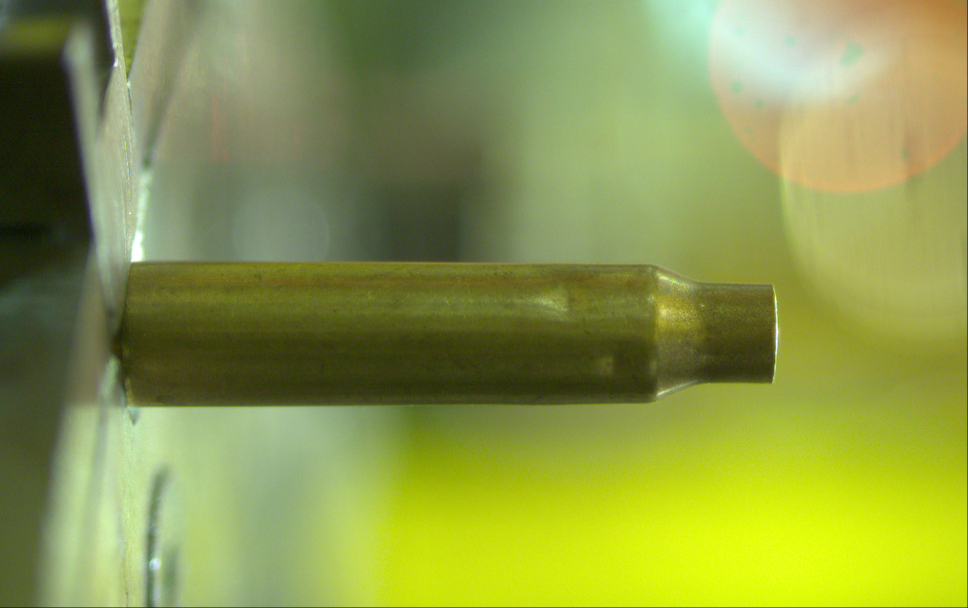
#> input picture references/godslight-horizontal.jpg, 1936 x 1216 px (shown at 1/2 size)
$ python build_brass_v4_review.py
#> lines starting #> are read from the running program, lines starting #| are printed output that depends on the picture
"""Build a local before/after viewer and labeled analysis crops; originals stay intact."""
from pathlib import Path
from PIL import Image,ImageOps,ImageDraw,ImageFont
ROOT=Path(__file__).resolve().parents[1]
folder=ROOT/'examples'/'brass-v4'
sections=[]
for env,label,reference in [('godslight','GodsLight','godslight-horizontal.jpg'),('machine','Upright inspection','upright-inspection.png')]:
    cards=''.join(f'<a class="card" href="images/{env}_{kind}_reference.png"><img loading="lazy" src="images/{env}_{kind}_reference.png"><span>{name}</span></a>' for kind,name in [('reference','Matched reference'),('drawn','Drawn / burnished'),('mottled','Mottled / handled'),('satin','Satin')])
    sections.append(f'''<section id="{env}"><h2>{label}</h2><div class="comparison-grid"><figure><img src="../../references/{reference}"><figcaption>Real reference photograph</figcaption></figure><figure><div class="wipe" style="--cut:50%"><img src="images/{env}_reference_reference.png" alt="Refined brass surface V4"><img class="before" src="../realism-v3/images/{env}.png" alt="Previous brass surface V3"><div class="line"></div><b class="left">Previous V3</b><b class="right">Refined V4</b></div><label class="slider">Drag to compare <input aria-label="Before after split for {label}" type="range" min="0" max="100" value="50"></label><figcaption>Same camera and geometry; revised brass finish and reference lighting.</figcaption></figure></div><div class="cards">{cards}</div></section>''')
    # Analyze the same body region at a common display size, with each input
    # independently labeled. Crops/resampling are confined to this review file.
    frames=[('REAL PHOTO',ROOT/'references'/reference),('PREVIOUS V3',ROOT/'examples'/'realism-v3'/'images'/(env+'.png')),
            ('REFINED V4',folder/'images'/(env+'_reference_reference.png'))]
    normalized=(.14,.44,.78,.66) if env=='godslight' else (.53,.37,.72,.93)
    tile_w,tile_h=(1000,220) if env=='godslight' else (280,560)
    board=Image.new('RGB',(tile_w,3*(tile_h+38)) if env=='godslight' else (3*tile_w,tile_h+38),'#111c23')
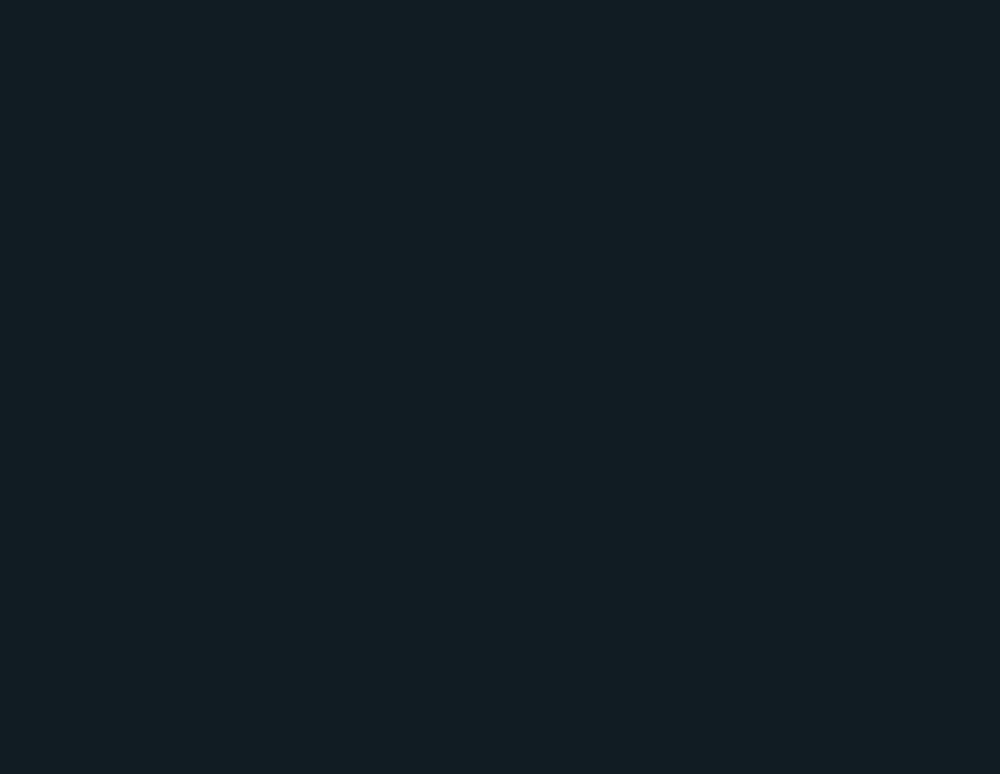
#> board: PIL image 1000x774 RGB; mean R, G, B 17, 28, 35
    draw=ImageDraw.Draw(board);font=ImageFont.truetype('C:/Windows/Fonts/segoeui.ttf',20)
    for index,(title,path) in enumerate(frames):
        with Image.open(path) as im:
#> im is the input picture: PIL image 1936x1216 RGB; mean R, G, B 139.3, 152.5, 72.7
            crop=im.convert('RGB').crop(tuple(round(v*(im.width if k%2==0 else im.height)) for k,v in enumerate(normalized)))
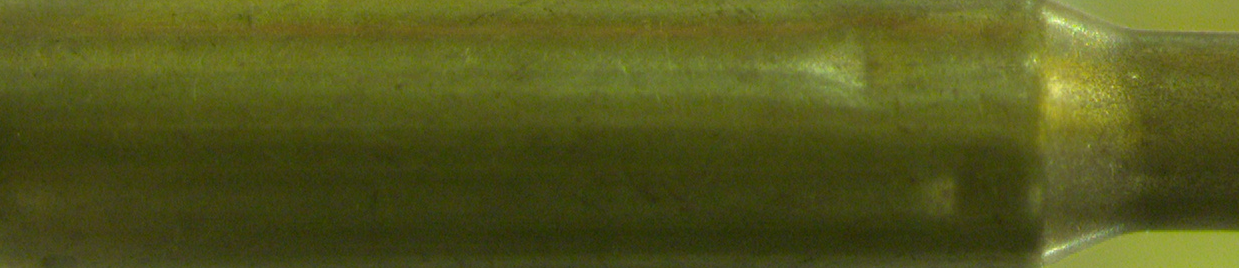
#> crop: PIL image 1239x268 RGB; mean R, G, B 83.9, 87.2, 29
            crop=ImageOps.fit(crop,(tile_w,tile_h),method=Image.Resampling.LANCZOS)
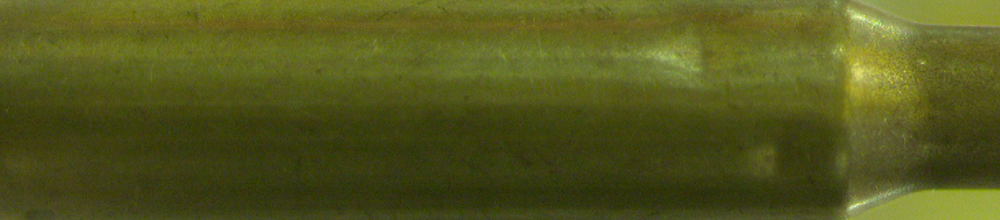
#> crop: PIL image 1000x220 RGB; mean R, G, B 83.9, 87.1, 28.9
        x,y=(0,index*(tile_h+38)) if env=='godslight' else (index*tile_w,0)
        draw.text((x+12,y+7),title,font=font,fill='#eed197');board.paste(crop,(x,y+38))
#> after `board.paste(crop, (x, y + 38))`:
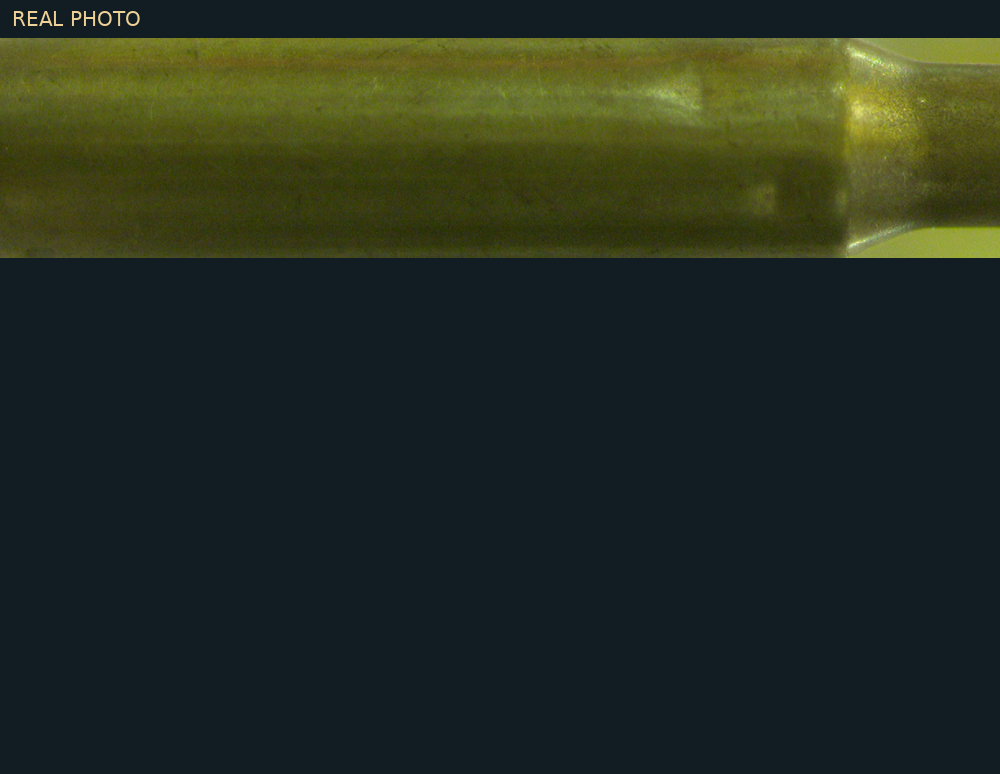
#> board: PIL image 1000x774 RGB; mean R, G, B 36.2, 45, 33.4
#> (the run stopped early here; a loop or call above may not have finished)

$ run again, with references/flashlight-45-lighting-20260912.jpg copied over references/godslight-horizontal.jpg
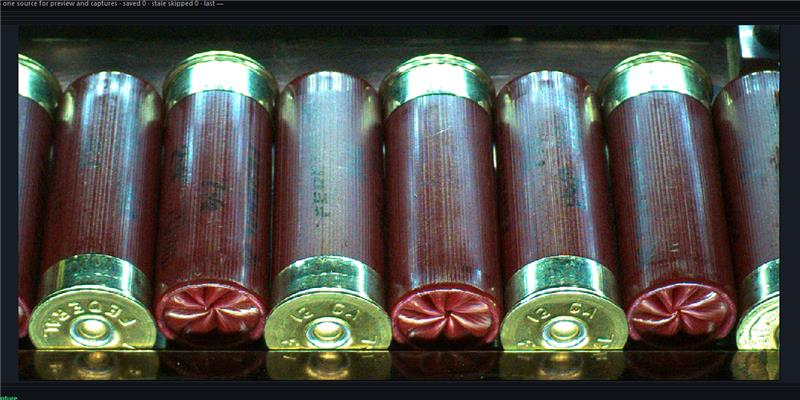
#> input picture references/flashlight-45-lighting-20260912.jpg, 800 x 400 px
#> im is the input picture: PIL image 800x400 RGB; mean R, G, B 79.4, 78.3, 72.6
#> `crop=ImageOps.fit(crop,(tile_w,tile_h),method=Image.Resampling.LANCZOS)`:
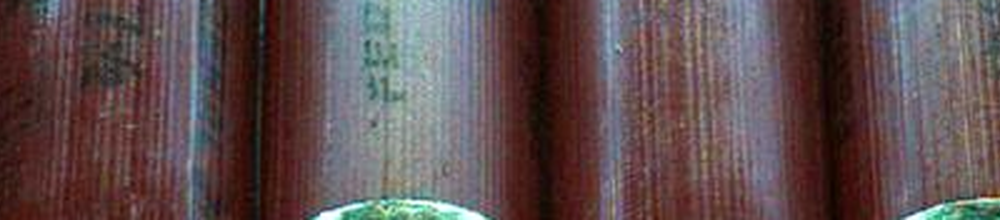
#> crop: PIL image 1000x220 RGB; mean R, G, B 96, 78.6, 80
#> `board.paste(crop, (x, y + 38))`:
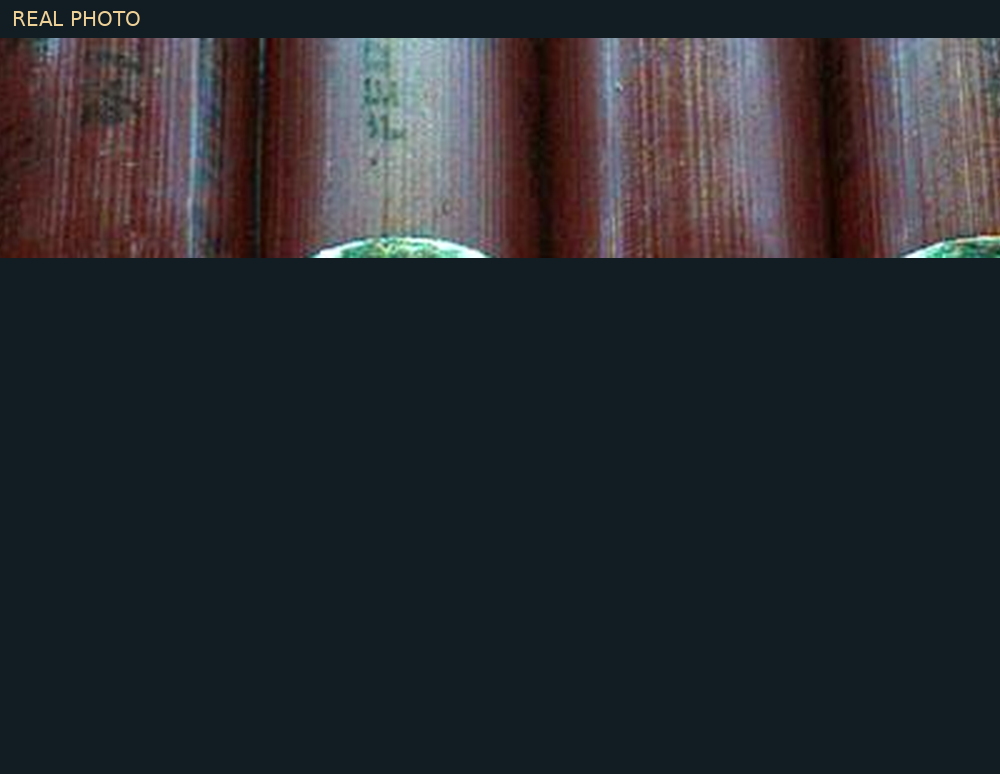
#> board: PIL image 1000x774 RGB; mean R, G, B 39.6, 42.5, 47.9

$ run again, with references/flashlight-crimp-folds-20260912.png saved as references/godslight-horizontal.jpg
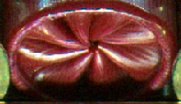
#> input picture references/flashlight-crimp-folds-20260912.png, 181 x 104 px
#> im is the input picture: PIL image 181x104 RGB; mean R, G, B 108.4, 58.7, 50.7
#> `crop=ImageOps.fit(crop,(tile_w,tile_h),method=Image.Resampling.LANCZOS)`:
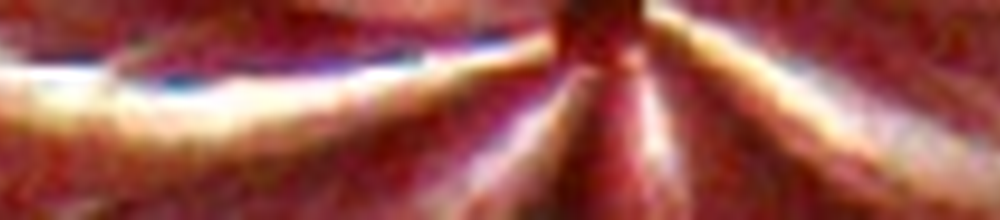
#> crop: PIL image 1000x220 RGB; mean R, G, B 157.7, 89, 82.4
#> `board.paste(crop, (x, y + 38))`:
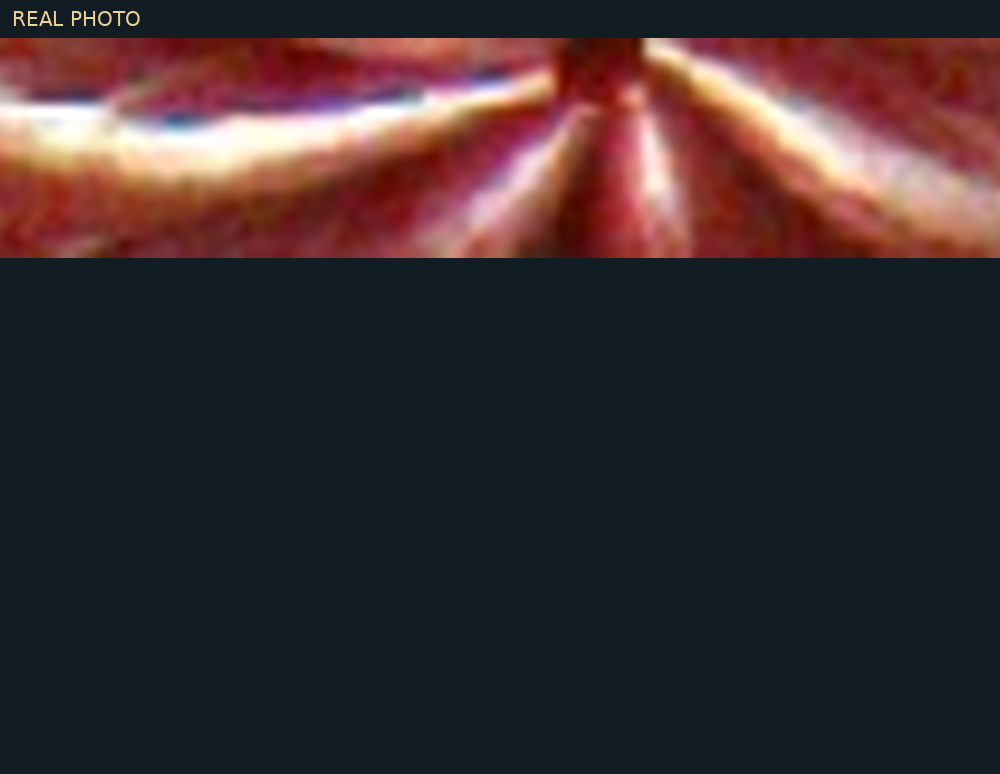
#> board: PIL image 1000x774 RGB; mean R, G, B 57.2, 45.5, 48.6

$ run again, with references/flashlight-dark-crimp-detail-20260912.png saved as references/godslight-horizontal.jpg
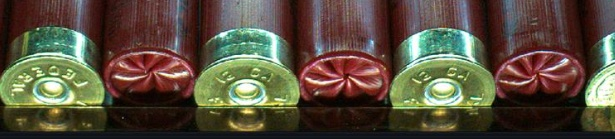
#> input picture references/flashlight-dark-crimp-detail-20260912.png, 615 x 139 px
#> im is the input picture: PIL image 615x139 RGB; mean R, G, B 88.5, 78.9, 62.2
#> `crop=ImageOps.fit(crop,(tile_w,tile_h),method=Image.Resampling.LANCZOS)`:
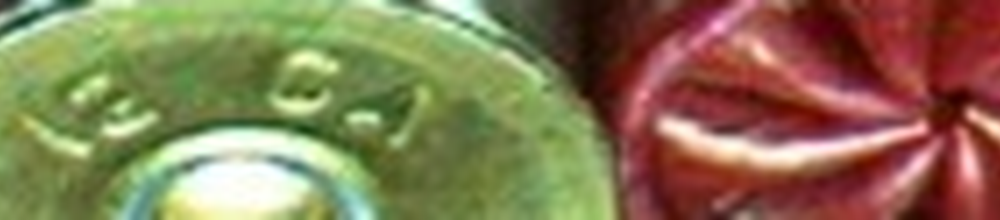
#> crop: PIL image 1000x220 RGB; mean R, G, B 135.2, 119.9, 84.2
#> `board.paste(crop, (x, y + 38))`:
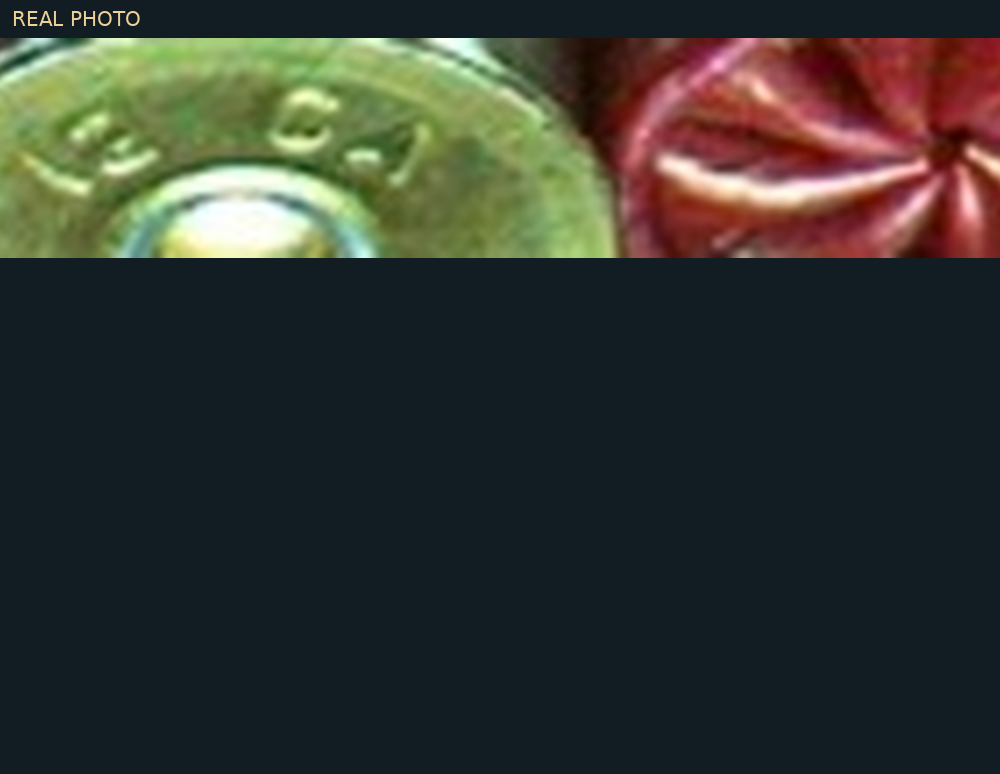
#> board: PIL image 1000x774 RGB; mean R, G, B 50.8, 54.3, 49.1
